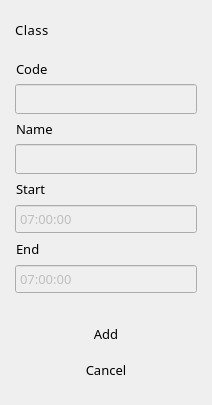
                 <widget class="QWidget" name="w_class_input" native="true">
                  <layout class="QVBoxLayout" name="verticalLayout_26">
                   <property name="spacing">
                    <number>15</number>
                   </property>
                   <property name="leftMargin">
                    <number>15</number>
                   </property>
                   <property name="topMargin">
                    <number>15</number>
                   </property>
                   <property name="rightMargin">
                    <number>15</number>
                   </property>
                   <property name="bottomMargin">
                    <number>20</number>
                   </property>
                   <item>
                    <layout class="QHBoxLayout" name="horizontalLayout_21">
                     <property name="spacing">
                      <number>6</number>
                     </property>
                     <item>
                      <widget class="QLabel" name="label_20">
                       <property name="font">
                        <font>
                         <family>Barlow</family>
                         <pointsize>10</pointsize>
                         <weight>50</weight>
                         <bold>false</bold>
                        </font>
                       </property>
                       <property name="styleSheet">
                        <string notr="true">letter-spacing: 0.5px</string>
                       </property>
                       <property name="text">
                        <string>Class</string>
                       </property>
                       <property name="alignment">
                        <set>Qt::AlignCenter</set>
                       </property>
                       <property name="indent">
                        <number>1</number>
                       </property>
                      </widget>
                     </item>
                     <item>
                      <spacer name="horizontalSpacer_12">
                       <property name="orientation">
                        <enum>Qt::Horizontal</enum>
                       </property>
                       <property name="sizeHint" stdset="0">
                        <size>
                         <width>40</width>
                         <height>20</height>
                        </size>
                       </property>
                      </spacer>
                     </item>
                     <item>
                      <widget class="QPushButton" name="btn_init_add_class">
                       <property name="minimumSize">
                        <size>
                         <width>30</width>
                         <height>30</height>
                        </size>
                       </property>
                       <property name="maximumSize">
                        <size>
                         <width>30</width>
                         <height>30</height>
                        </size>
                       </property>
                       <property name="cursor">
                        <cursorShape>PointingHandCursor</cursorShape>
                       </property>
                       <property name="styleSheet">
                        <string notr="true">QPushButton{
	border-radius: 5px;
    background-image:  url(:/icons/add.png);
    background-repeat: no-repeat;
    background-position: center center;
}

QPushButton::disabled{
	border-radius: 5px;
    background-image: url(:/icons/add_2.png);
    background-repeat: no-repeat;
    background-position: center center;
}</string>
                       </property>
                       <property name="iconSize">
                        <size>
                         <width>17</width>
                         <height>17</height>
                        </size>
                       </property>
                      </widget>
                     </item>
                     <item>
                      <widget class="QPushButton" name="btn_init_edit_class">
                       <property name="minimumSize">
                        <size>
                         <width>30</width>
                         <height>30</height>
                        </size>
                       </property>
                       <property name="maximumSize">
                        <size>
                         <width>30</width>
                         <height>30</height>
                        </size>
                       </property>
                       <property name="cursor">
                        <cursorShape>PointingHandCursor</cursorShape>
                       </property>
                       <property name="styleSheet">
                        <string notr="true">border-radius: 5px</string>
                       </property>
                       <property name="icon">
                        <iconset resource="C:/Users/moral/Desktop/Resources/Resources.qrc">
                         <normaloff>:/icons/edit.png</normaloff>
                         <disabledoff>:/icons/edit_2.png</disabledoff>:/icons/edit.png</iconset>
                       </property>
                       <property name="iconSize">
                        <size>
                         <width>20</width>
                         <height>20</height>
                        </size>
                       </property>
                      </widget>
                     </item>
                     <item>
                      <widget class="QPushButton" name="btn_delete_class">
                       <property name="minimumSize">
                        <size>
                         <width>30</width>
                         <height>30</height>
                        </size>
                       </property>
                       <property name="maximumSize">
                        <size>
                         <width>30</width>
                         <height>30</height>
                        </size>
                       </property>
                       <property name="cursor">
                        <cursorShape>PointingHandCursor</cursorShape>
                       </property>
                       <property name="styleSheet">
                        <string notr="true">QPushButton{
	border-radius: 5px;
	background: none;
}


QPushButton:pressed {
 	background-color: #072f49;
}</string>
                       </property>
                       <property name="icon">
                        <iconset resource="C:/Users/moral/Desktop/Resources/Resources.qrc">
                         <normaloff>:/icons/trash.png</normaloff>
                         <disabledoff>:/icons/trash_2.png</disabledoff>:/icons/trash.png</iconset>
                       </property>
                       <property name="iconSize">
                        <size>
                         <width>21</width>
                         <height>21</height>
                        </size>
                       </property>
                      </widget>
                     </item>
                    </layout>
                   </item>
                   <item>
                    <layout class="QVBoxLayout" name="verticalLayout_27">
                     <property name="spacing">
                      <number>6</number>
                     </property>
                     <property name="sizeConstraint">
                      <enum>QLayout::SetMinimumSize</enum>
                     </property>
                     <item>
                      <widget class="QLabel" name="label_21">
                       <property name="sizePolicy">
                        <sizepolicy hsizetype="Preferred" vsizetype="Fixed">
                         <horstretch>0</horstretch>
                         <verstretch>0</verstretch>
                        </sizepolicy>
                       </property>
                       <property name="font">
                        <font>
                         <family>Barlow</family>
                         <pointsize>10</pointsize>
                        </font>
                       </property>
                       <property name="text">
                        <string>Code</string>
                       </property>
                       <property name="indent">
                        <number>1</number>
                       </property>
                      </widget>
                     </item>
                     <item>
                      <widget class="QLineEdit" name="txt_class_code">
                       <property name="enabled">
                        <bool>false</bool>
                       </property>
                       <property name="minimumSize">
                        <size>
                         <width>0</width>
                         <height>30</height>
                        </size>
                       </property>
                       <property name="font">
                        <font>
                         <family>Barlow</family>
                         <pointsize>10</pointsize>
                        </font>
                       </property>
                       <property name="maxLength">
                        <number>8</number>
                       </property>
                      </widget>
                     </item>
                     <item>
                      <widget class="QLabel" name="label_25">
                       <property name="sizePolicy">
                        <sizepolicy hsizetype="Preferred" vsizetype="Fixed">
                         <horstretch>0</horstretch>
                         <verstretch>0</verstretch>
                        </sizepolicy>
                       </property>
                       <property name="font">
                        <font>
                         <family>Barlow</family>
                         <pointsize>10</pointsize>
                        </font>
                       </property>
                       <property name="text">
                        <string>Name</string>
                       </property>
                       <property name="indent">
                        <number>1</number>
                       </property>
                      </widget>
                     </item>
                     <item>
                      <widget class="QLineEdit" name="txt_class_name">
                       <property name="enabled">
                        <bool>false</bool>
                       </property>
                       <property name="minimumSize">
                        <size>
                         <width>0</width>
                         <height>30</height>
                        </size>
                       </property>
                       <property name="font">
                        <font>
                         <family>Barlow</family>
                         <pointsize>10</pointsize>
                        </font>
                       </property>
                      </widget>
                     </item>
                     <item>
                      <widget class="QLabel" name="label_23">
                       <property name="sizePolicy">
                        <sizepolicy hsizetype="Preferred" vsizetype="Fixed">
                         <horstretch>0</horstretch>
                         <verstretch>0</verstretch>
                        </sizepolicy>
                       </property>
                       <property name="font">
                        <font>
                         <family>Barlow</family>
                         <pointsize>10</pointsize>
                        </font>
                       </property>
                       <property name="text">
                        <string>Start</string>
                       </property>
                       <property name="indent">
                        <number>1</number>
                       </property>
                      </widget>
                     </item>
                     <item>
                      <widget class="QTimeEdit" name="txt_class_start">
                       <property name="enabled">
                        <bool>false</bool>
                       </property>
                       <property name="minimumSize">
                        <size>
                         <width>0</width>
                         <height>30</height>
                        </size>
                       </property>
                       <property name="font">
                        <font>
                         <family>Barlow</family>
                         <pointsize>10</pointsize>
                        </font>
                       </property>
                       <property name="buttonSymbols">
                        <enum>QAbstractSpinBox::NoButtons</enum>
                       </property>
                       <property name="time">
                        <time>
                         <hour>7</hour>
                         <minute>0</minute>
                         <second>0</second>
                        </time>
                       </property>
                      </widget>
                     </item>
                     <item>
                      <widget class="QLabel" name="label_24">
                       <property name="sizePolicy">
                        <sizepolicy hsizetype="Preferred" vsizetype="Fixed">
                         <horstretch>0</horstretch>
                         <verstretch>0</verstretch>
                        </sizepolicy>
                       </property>
                       <property name="font">
                        <font>
                         <family>Barlow</family>
                         <pointsize>10</pointsize>
                        </font>
                       </property>
                       <property name="text">
                        <string>End</string>
                       </property>
                       <property name="indent">
                        <number>1</number>
                       </property>
                      </widget>
                     </item>
                     <item>
                      <widget class="QTimeEdit" name="txt_class_end">
                       <property name="enabled">
                        <bool>false</bool>
                       </property>
                       <property name="minimumSize">
                        <size>
                         <width>0</width>
                         <height>30</height>
                        </size>
                       </property>
                       <property name="font">
                        <font>
                         <family>Barlow</family>
                         <pointsize>10</pointsize>
                        </font>
                       </property>
                       <property name="buttonSymbols">
                        <enum>QAbstractSpinBox::NoButtons</enum>
                       </property>
                       <property name="time">
                        <time>
                         <hour>7</hour>
                         <minute>0</minute>
                         <second>0</second>
                        </time>
                       </property>
                      </widget>
                     </item>
                    </layout>
                   </item>
                   <item>
                    <widget class="QWidget" name="w_class_btn" native="true">
                     <layout class="QVBoxLayout" name="verticalLayout_28">
                      <property name="sizeConstraint">
                       <enum>QLayout::SetMinimumSize</enum>
                      </property>
                      <property name="leftMargin">
                       <number>0</number>
                      </property>
                      <property name="topMargin">
                       <number>10</number>
                      </property>
                      <property name="rightMargin">
                       <number>0</number>
                      </property>
                      <property name="bottomMargin">
                       <number>0</number>
                      </property>
                      <item>
                       <widget class="QPushButton" name="btn_add_edit_class">
                        <property name="minimumSize">
                         <size>
                          <width>0</width>
                          <height>30</height>
                         </size>
                        </property>
                        <property name="font">
                         <font>
                          <family>Barlow</family>
                          <pointsize>10</pointsize>
                          <weight>50</weight>
                          <bold>false</bold>
                         </font>
                        </property>
                        <property name="cursor">
                         <cursorShape>PointingHandCursor</cursorShape>
                        </property>
                        <property name="styleSheet">
                         <string notr="true">border-radius: 5px;</string>
                        </property>
                        <property name="text">
                         <string>Add</string>
                        </property>
                       </widget>
                      </item>
                      <item>
                       <widget class="QPushButton" name="btn_cancel_class">
                        <property name="minimumSize">
                         <size>
                          <width>0</width>
                          <height>30</height>
                         </size>
                        </property>
                        <property name="font">
                         <font>
                          <family>Barlow</family>
                          <pointsize>10</pointsize>
                         </font>
                        </property>
                        <property name="cursor">
                         <cursorShape>PointingHandCursor</cursorShape>
                        </property>
                        <property name="styleSheet">
                         <string notr="true">QPushButton{
	border-radius: 5px;
	background: none;
}


QPushButton:pressed {
 	background-color: #072f49;
}</string>
                        </property>
                        <property name="text">
                         <string>Cancel</string>
                        </property>
                       </widget>
                      </item>
                     </layout>
                    </widget>
                   </item>
                  </layout>
                 </widget>
